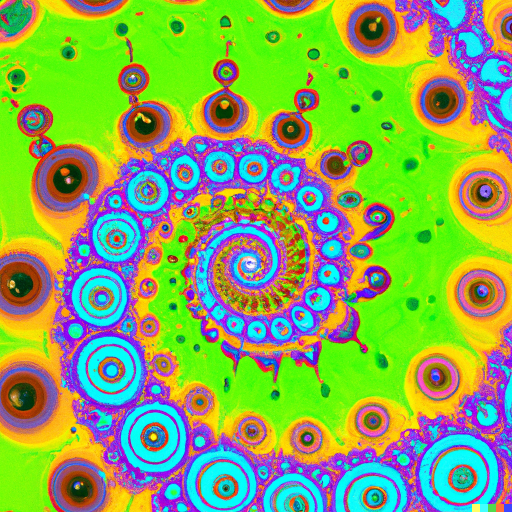
#> input picture pics/3.png, 1024 x 1024 px (shown at 1/2 size); its folder holds 4 pictures in this run
$ python main.py
#> lines starting #> are read from the running program, lines starting #| are printed output that depends on the picture
#!/usr/bin/env python
from PIL import Image, ImageDraw
import os


def formula(a, b):
    # Replace with your own formula
    own_formula = ((9 * a) - (5 * a)) + ((2 * b) - (3 * b))
    return own_formula % 5


def flatten_list(nested_list):
    flat_list = []
    for item in nested_list:
        if isinstance(item, list):
            flat_list.extend(flatten_list(item))
        else:
            flat_list.append(item)
    return flat_list


def get_table():
    my_nums = [i for i in range(1, 6)]  # numbers {1, 2, 3, 4, 5}
    table = []

    for i in my_nums:
        row = []
        for j in my_nums:
            val = formula(i, j)
            if val == 0 and val not in my_nums:
                val = 5

            row.append(val)
        table.append(row)

    print('your table')
    print(table)

    return table


def generate_image_pattern():
    grid_size = 5
    cell_size = 200
    output_size = grid_size * cell_size
    table = flatten_list(get_table())

    res = input('proceed? y/n : ')
#> the answer given: y
    if res != 'y':
        return

    new_image = Image.new('RGB', (output_size, output_size))
#> new_image: PIL image 1000x1000 RGB; every value is 0

    for i in range(grid_size):
        for j in range(grid_size):
            index = i * grid_size + j
            if index < 25:
                with Image.open(os.path.join('pics', f'{table[index]}.png')) as image:
#> image is the input picture: PIL image 1024x1024 RGB; mean R, G, B 134.1, 170.2, 88.5
                    print('OPENED: ' + f'{table[index]}.png')
                    image = image.resize((cell_size, cell_size))
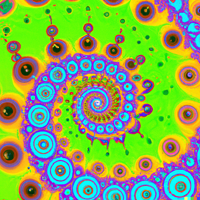
#> image: PIL image 200x200 RGB; mean R, G, B 134.1, 170.1, 88.5
                    new_image.paste(image, (j * cell_size, i * cell_size))
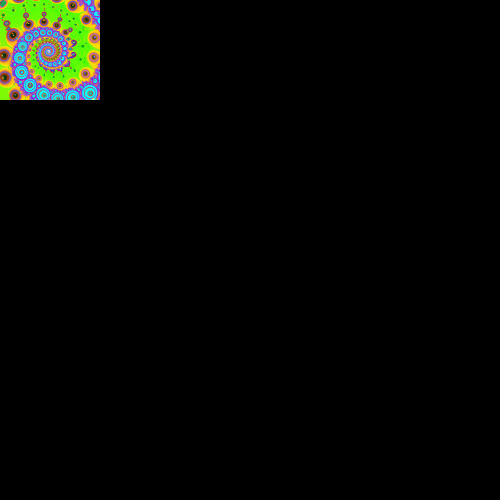
#> new_image: PIL image 1000x1000 RGB (shown at 1/2 size); mean R, G, B 5.4, 6.8, 3.5
                    new_image.save('pattern.png')


def main():
    generate_image_pattern()


if __name__ == '__main__':
#> (the run stopped early here; a loop or call above may not have finished)
